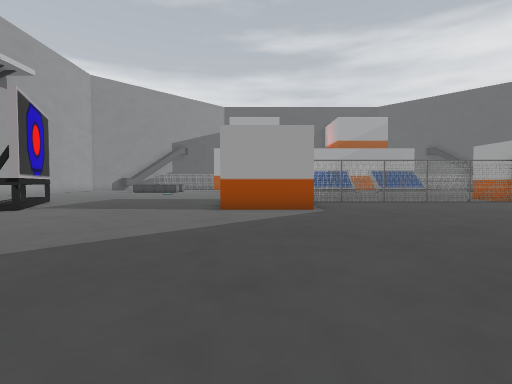
[1] (above)

20 first-person views from a walk through a 3-D level made in the Unity game engine. The camera is 1.5 m above the floor, tilts 2° down and sees 85° across. The floor is counted in squares, 2 m on a side. Each view is taken from the middle of a square. On the plan, view 1 faces up. The plan holds only what a view shows up to about 10 squares ahead; the rest is blank. The place goes on beyond the plan. The player character is not drawn. Some animated figures are left out.

[2]
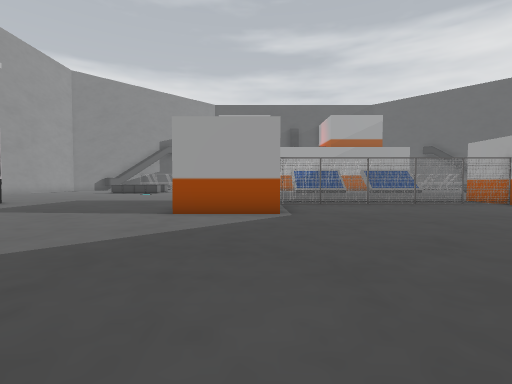

[3]
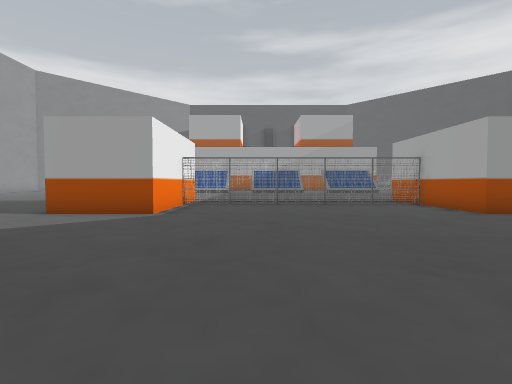

[4]
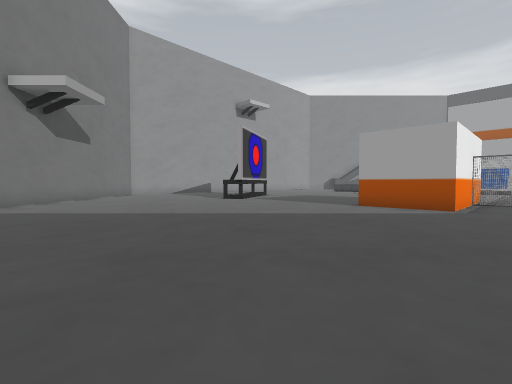

[5]
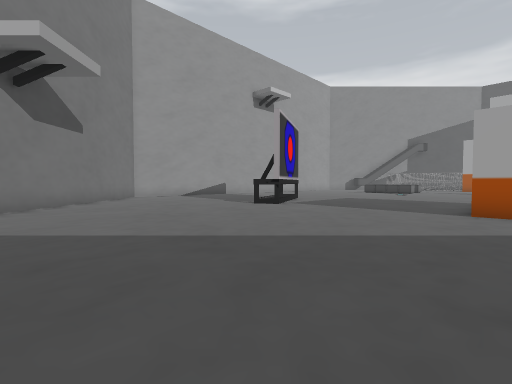

[6]
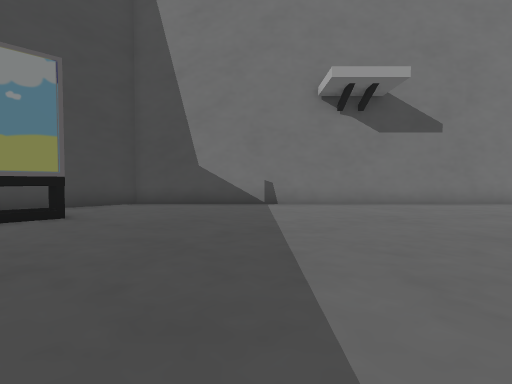

[7]
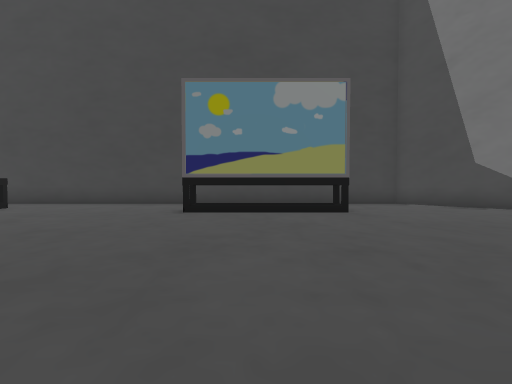

[8]
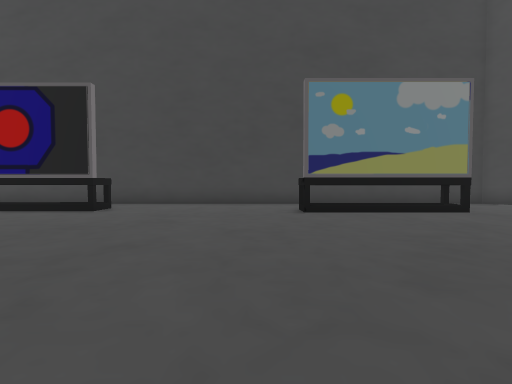

[9]
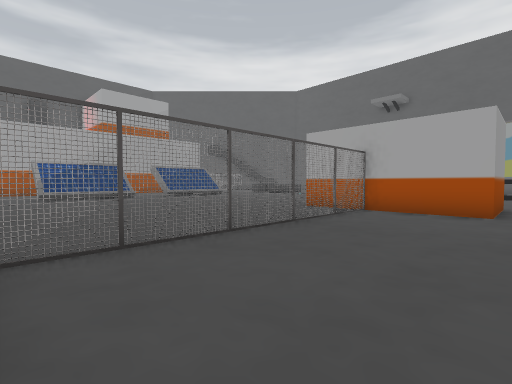

[10]
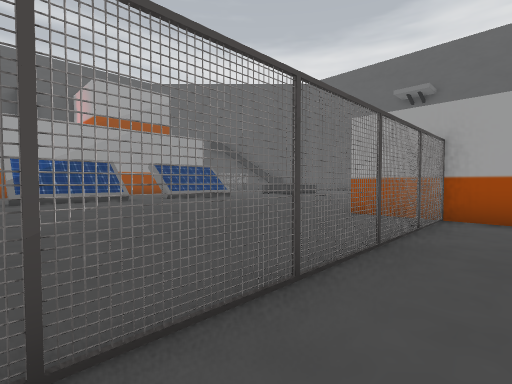

[11]
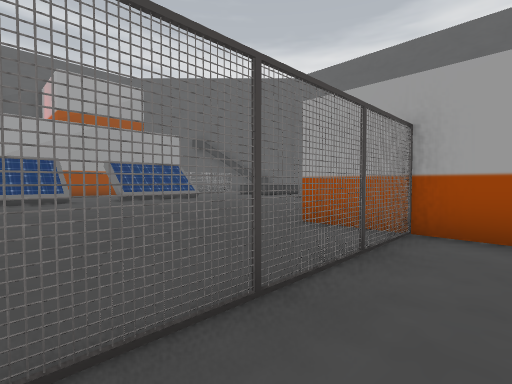

[12]
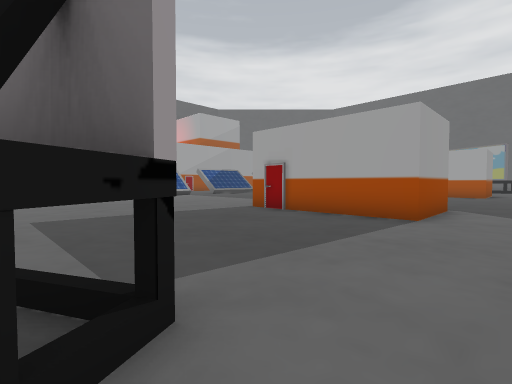

[13]
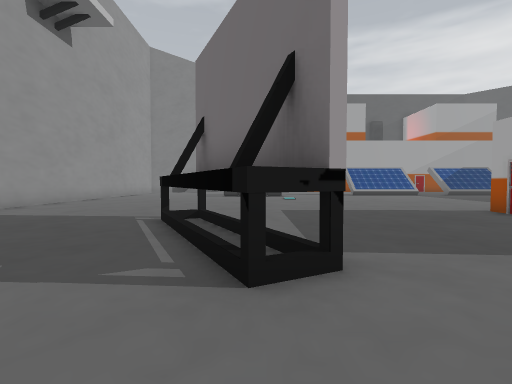

[14]
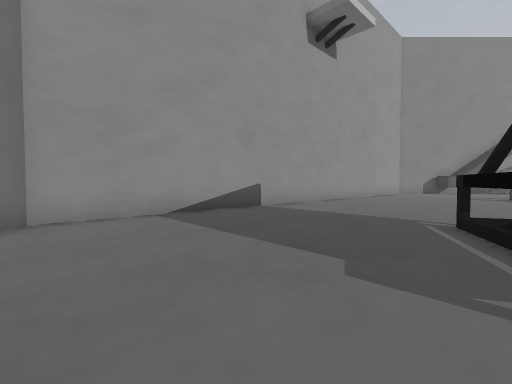

[15]
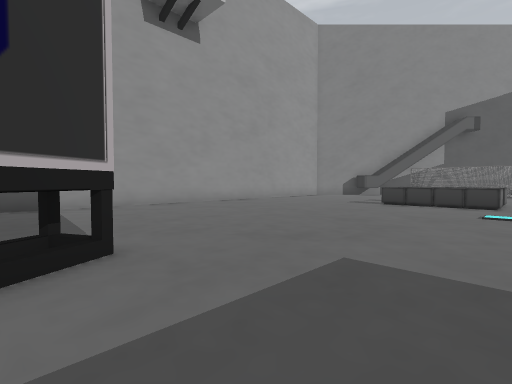

[16]
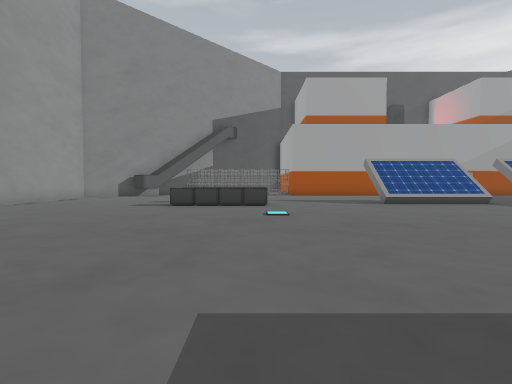

[17]
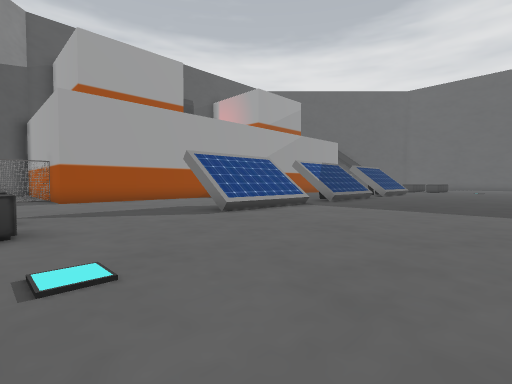

[18]
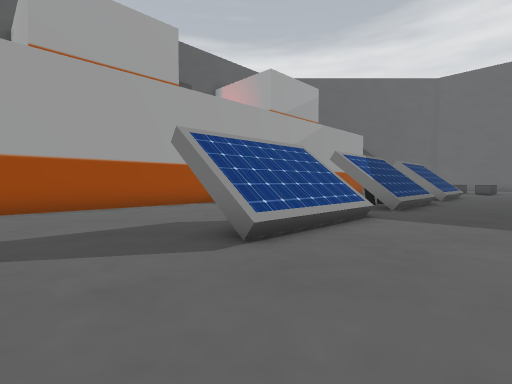

[19]
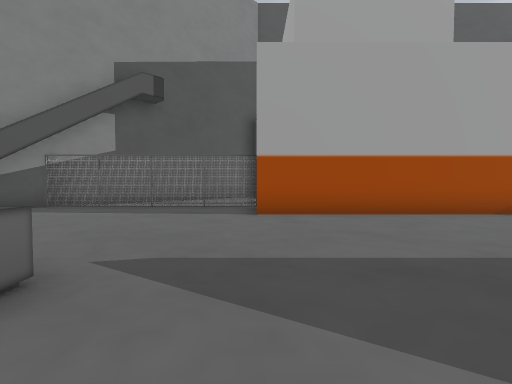

[20]
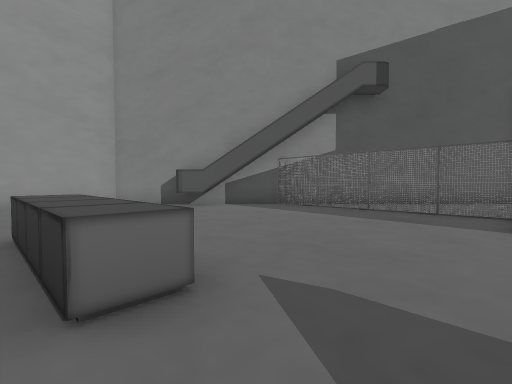

### Floor plan
Key: @ floor where view 1 was taken; # wall or solid block; x gap in a wall; . floor; = window, fence, low wall or low ledge; ^ raised ledge; O other object.
Columns run from 15 left of view 1 to 10 right of it. Each row starts with its distance up from view 1.
 31        ##
 30       ##...
 29     ###.===#
 28    ##......#
 27    #.......#######
 26   ###.............
 25     .............
 24 #     ...........
 23 #      .........
 22 #     .^^^.....    .#
 21 #.............^^^^.#^^#
 20 #......^^^..............
 19   .......................
 18   ........O...............
 17    .......................
 16   ........................
 15 #.........................
 14 #.........................
 13 #.........................
 12 #.............O O........O
 11 #......#......O O........O
 10 #......#......O  Oxxx###OO
  9 #......##.....O O........O
  8 #.......#.....OOO........O
  7 #.......#.................
  6 #........................
  5 ##......................
  4  ##....................
  3   ##..................
  2    ##..................
  1     ##..................
  0      ##........@.........
 -1       ##..................
 -2        ##.....####........
 -3         ##....    ......##
 -4          ##...    .......
 -5           ################

Where each view was taken, in squares from view 1:
view 1: 0 up, 0 right, facing up
view 2: 1 up, 1 right, facing up
view 3: 1 up, 4 right, facing up
view 4: 1 down, 3 right, facing up-left
view 5: 0 up, 0 right, facing up-left
view 6: 5 up, 0 right, facing down-left
view 7: 5 up, 1 right, facing down
view 8: 5 up, 4 right, facing down
view 9: 7 up, 2 right, facing up-right
view 10: 9 up, 3 right, facing up-right
view 11: 9 up, 5 right, facing up-right
view 12: 6 up, 7 left, facing up-right
view 13: 5 up, 7 left, facing up
view 14: 5 up, 8 left, facing up-left
view 15: 10 up, 5 left, facing up-left
view 16: 11 up, 6 left, facing up
view 17: 15 up, 6 left, facing up-right
view 18: 18 up, 4 left, facing up-right
view 19: 20 up, 4 left, facing up
view 20: 21 up, 4 left, facing up-left
